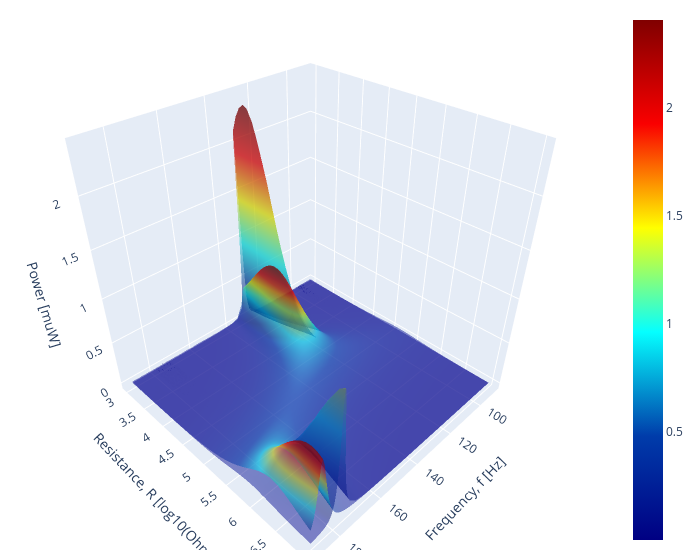

The notebook cell this image was saved under:
### Code cell
fig = go.Figure(data=[
    go.Surface(x=f1_grid, y=jnp.log10(r1_grid), z=power1_exp*1.e6, opacity=0.5, colorscale = 'jet'),
    go.Surface(x=f1_grid, y=jnp.log10(r1_grid), z=power1_th*1.e6, opacity = .5, showscale=False, colorscale="jet"),

])

def update(fig):
    fig.update_layout(scene = dict(
                      xaxis=dict(
                          title=dict(
                              text='Frequency, f [Hz]'
                          )
                      ),
                      yaxis=dict(
                          title=dict(
                              text='Resistance, R [log10(Ohm)]'
                          )
                      ),
                      zaxis=dict(
                          title=dict(
                              text='Power [muW]'
                          )
                      ),
                    ),
                    width=700,
                    margin=dict(r=20, b=10, l=10, t=10))
update(fig)
fig.show()

### Figure 1 — Plotly figure (JSON) as saved in the notebook; plotly's stock layout.template omitted (floating-point values rounded to 4 significant figures; data arrays with more than 128 entries replaced by an {"elided": "..."} marker saying what was removed)
{"data": [{"colorscale": [[0, "rgb(0,0,131)"], [0.2, "rgb(0,60,170)"], [0.4, "rgb(5,255,255)"], [0.6, "rgb(255,255,0)"], [0.8, "rgb(250,0,0)"], [1, "rgb(128,0,0)"]], "opacity": 0.5, "type": "surface", "x": {"elided": "45x567 float values"}, "y": {"elided": "45x567 float values"}, "z": {"elided": "45x567 float values"}}, {"colorscale": [[0, "rgb(0,0,131)"], [0.2, "rgb(0,60,170)"], [0.4, "rgb(5,255,255)"], [0.6, "rgb(255,255,0)"], [0.8, "rgb(250,0,0)"], [1, "rgb(128,0,0)"]], "opacity": 0.5, "showscale": false, "type": "surface", "x": {"elided": "45x567 float values"}, "y": {"elided": "45x567 float values"}, "z": {"elided": "45x567 float values"}}], "layout": {"margin": {"b": 10, "l": 10, "r": 20, "t": 10}, "scene": {"xaxis": {"title": {"text": "Frequency, f [Hz]"}}, "yaxis": {"title": {"text": "Resistance, R [log10(Ohm)]"}}, "zaxis": {"title": {"text": "Power [muW]"}}}, "width": 700}}
